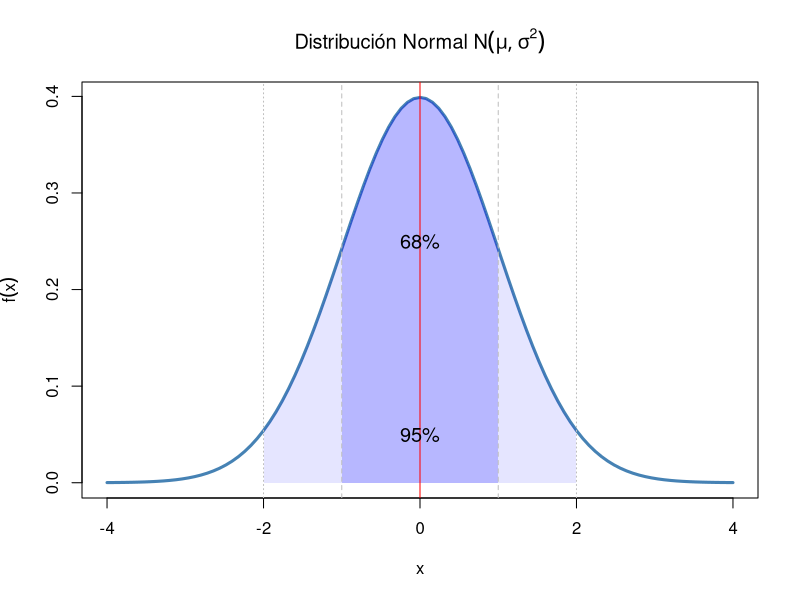
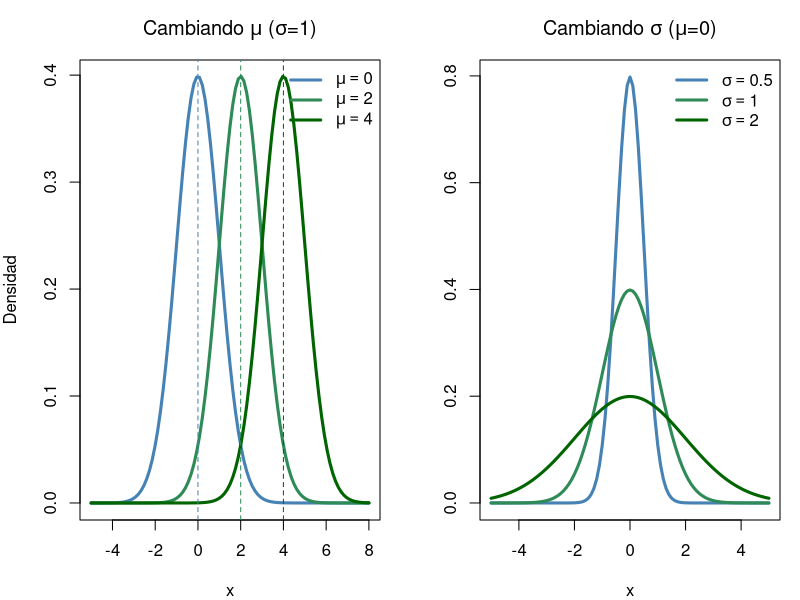
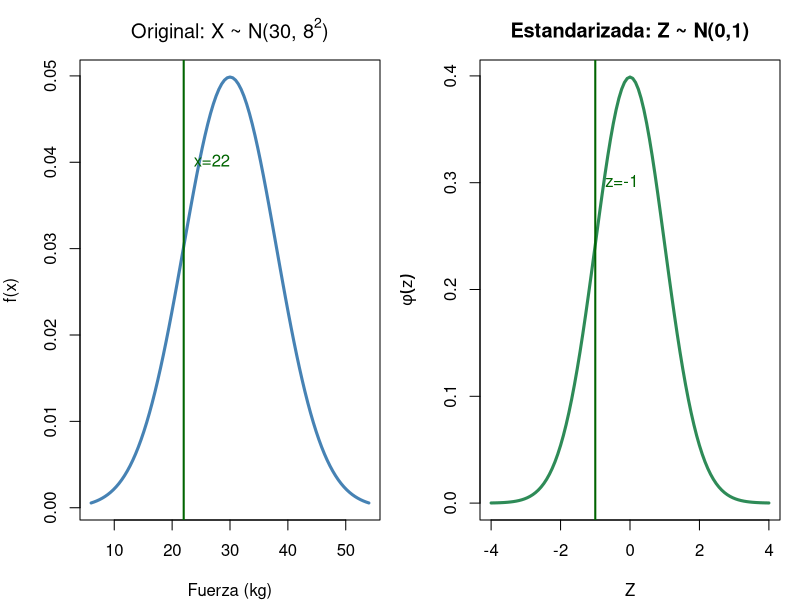
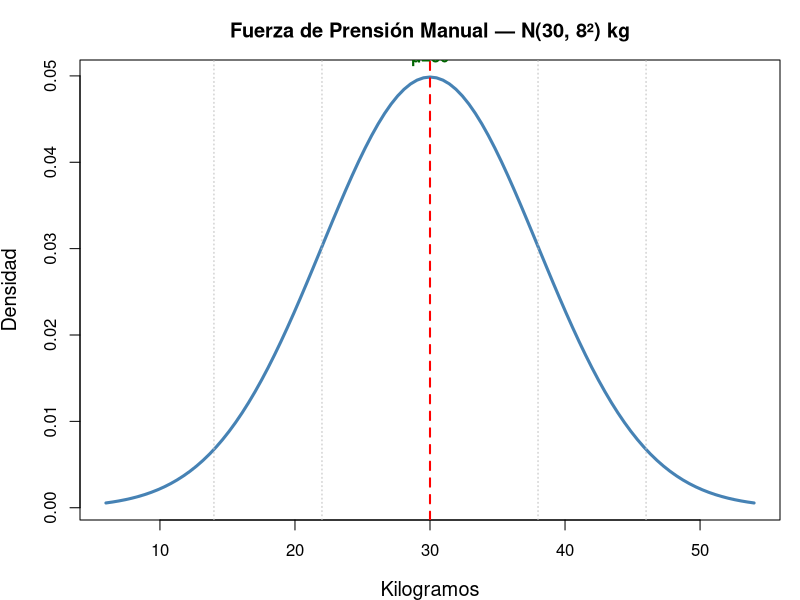
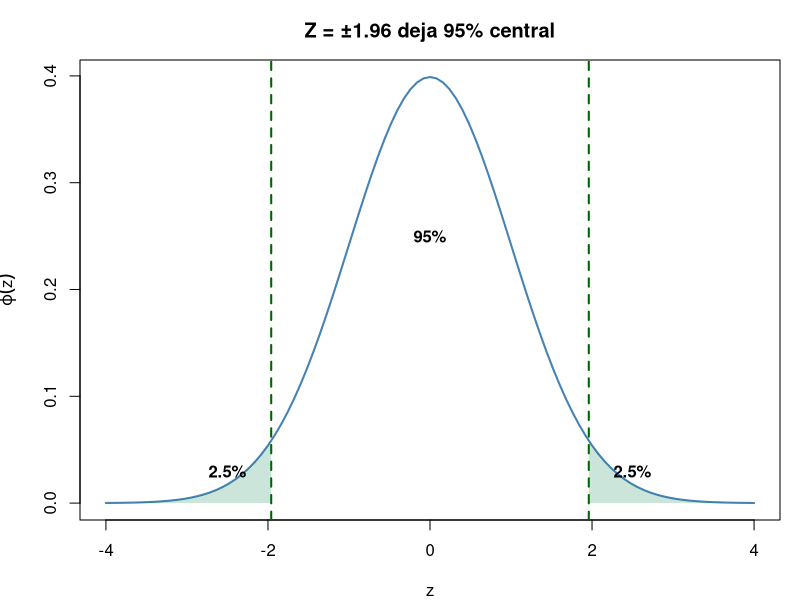
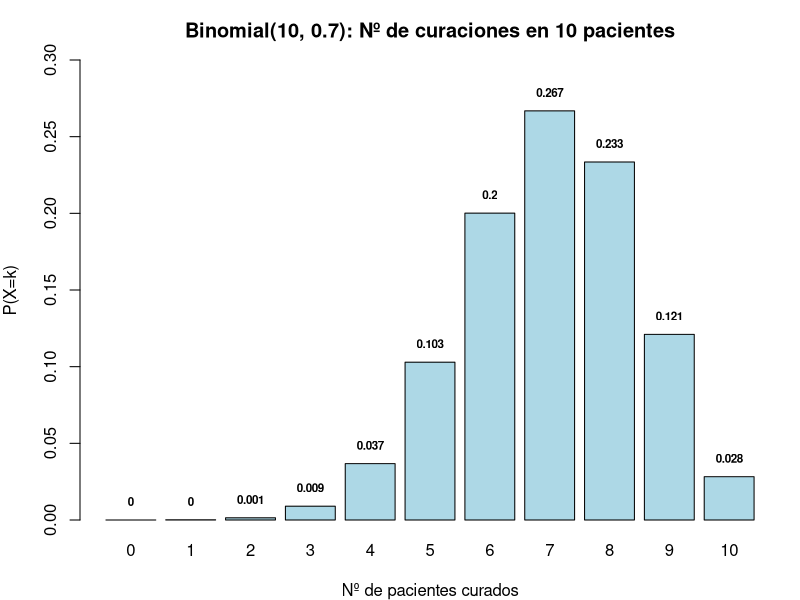
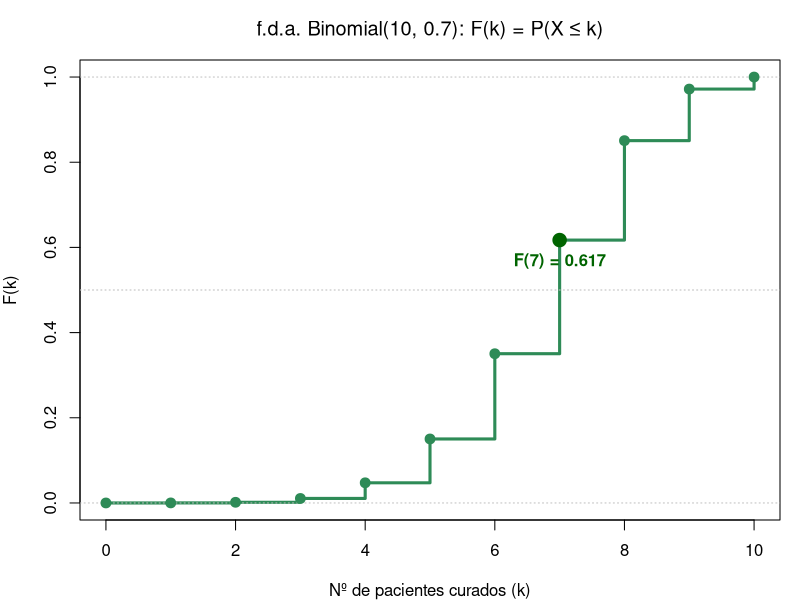
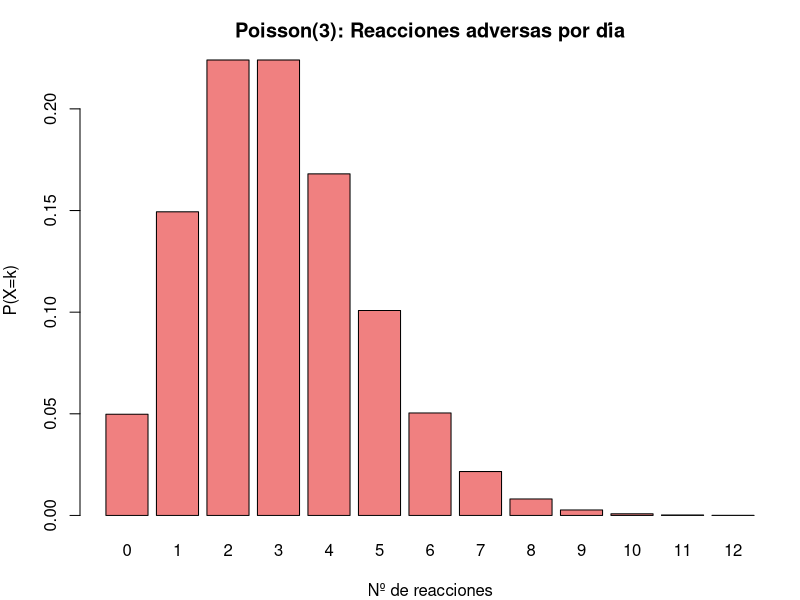

These charts were generated, in order, by the following R code:
## ---- chunk 1
n<-10; p<-0.5; k<-3
# Estas dos expresiones son EXACTAMENTE IGUALES:
pbinom(k, n, p, lower.tail=FALSE)  # P(X > 3)
1 - pbinom(k, n, p)                # 1 - P(X ≤ 3)
## ---- chunk 2
# P(X > 1.96) es IDÉNTICO a:
pnorm(1.96, lower.tail=FALSE)
1 - pnorm(1.96)
## ---- chunk 3
# ¡CUIDADO! P(X > 3) ≠ P(X ≥ 3)
pbinom(3, 10, 0.5, lower.tail=FALSE)  # P(X > 3) = P(X ≥ 4)
1 - pbinom(4-1, 10, 0.5)              # P(X ≥ 4) = 1 - P(X ≤ 3)
## ---- chunk 4
#| fig-height: 5
curve(dnorm(x, 0, 1), -4, 4, lwd=3, col="steelblue",
      main=expression(paste("Distribución Normal ", N(mu, sigma^2))),
      xlab="x", ylab=expression(f(x)))
# μ ± σ (68%)
x1<-seq(-1,1,0.01); polygon(c(x1,rev(x1)),c(dnorm(x1),rep(0,length(x1))),col=rgb(0,0,1,0.2),border=NA)
# μ ± 2σ (95%)
x2<-seq(-2,2,0.01); polygon(c(x2,rev(x2)),c(dnorm(x2),rep(0,length(x2))),col=rgb(0,0,1,0.1),border=NA)
abline(v=c(-2,-1,0,1,2), lty=c(3,2,1,2,3), col=c("grey","grey","red","grey","grey"))
text(0, 0.25, "68%", cex=1.2); text(0, 0.05, "95%", cex=1.2)
## ---- chunk 5
#| fig-height: 5
par(mfrow=c(1,2), mar=c(4,4,3,1))
# Cambiar μ
curve(dnorm(x, 0, 1), -5, 8, lwd=3, col="steelblue", ylab="Densidad",
      main=expression(paste("Cambiando ", mu, " (", sigma, "=1)")), xlab="x")
curve(dnorm(x, 2, 1), -5, 8, lwd=3, col="seagreen", add=TRUE)
curve(dnorm(x, 4, 1), -5, 8, lwd=3, col="darkgreen", add=TRUE)
abline(v=c(0,2,4), lty=2, col=c("steelblue","seagreen","darkgreen"))
legend("topright", c(expression(mu==0),expression(mu==2),expression(mu==4)),
       col=c("steelblue","seagreen","darkgreen"), lwd=3, bty="n")
# Cambiar σ
curve(dnorm(x, 0, 0.5), -5, 5, lwd=3, col="steelblue", ylab="",
      main=expression(paste("Cambiando ", sigma, " (", mu, "=0)")), xlab="x")
curve(dnorm(x, 0, 1), -5, 5, lwd=3, col="seagreen", add=TRUE)
curve(dnorm(x, 0, 2), -5, 5, lwd=3, col="darkgreen", add=TRUE)
legend("topright", c(expression(sigma==0.5),expression(sigma==1),expression(sigma==2)),
       col=c("steelblue","seagreen","darkgreen"), lwd=3, bty="n")
par(mfrow=c(1,1))
## ---- chunk 6
cat("Paciente D: z =", round((150-120)/15,1),
    "→ P(Z > 2) =", round(pnorm(2, lower.tail=FALSE),4),
    "\nPaciente E: z =", round((90-120)/15,1),
    "→ P(Z < -2) =", round(pnorm(-2),4))
## ---- chunk 7
glucemias <- c(90, 100, 120, 140)
z_gluc <- (glucemias - 100) / 10
cat("Z-scores glucemia:", round(z_gluc, 2),
    "\nP(Z > 4) =", round(pnorm(4, lower.tail=FALSE), 6))
## ---- chunk 8
#| fig-height: 5
mu <- 30; sigma <- 8; x_obs <- 22
z_obs <- (x_obs - mu) / sigma

par(mfrow=c(1,2), mar=c(4,4,3,1))
# Escala original X ~ N(30, 8²)
curve(dnorm(x, mu, sigma), mu-24, mu+24, lwd=3, col="steelblue",
      main=expression(paste("Original: X ~ N(30, ", 8^2, ")")),
      xlab="Fuerza (kg)", ylab="f(x)")
abline(v=x_obs, col="darkgreen", lwd=2); text(x_obs, 0.04, "x=22", col="darkgreen", pos=4)

# Escala estandarizada Z ~ N(0,1)
curve(dnorm(x), -4, 4, lwd=3, col="seagreen",
      main="Estandarizada: Z ~ N(0,1)",
      xlab="Z", ylab=expression(phi(z)))
abline(v=z_obs, col="darkgreen", lwd=2); text(z_obs, 0.3, paste0("z=",z_obs), col="darkgreen", pos=4)
par(mfrow=c(1,1))

cat("X =", x_obs, "kg → Z =", round(z_obs,2),
    " P(X <", x_obs,") = P(Z <", round(z_obs,2),") =",
    round(pnorm(x_obs, mu, sigma), 4))
## ---- chunk 9
#| fig-height: 5
mu <- 30; sigma <- 8
curve(dnorm(x, mu, sigma), mu-24, mu+24, col="steelblue", lwd=3,
      main="Fuerza de Prensión Manual — N(30, 8²) kg",
      xlab="Kilogramos", ylab="Densidad", cex.lab=1.2)
abline(v=c(mu-2*sigma, mu-sigma, mu, mu+sigma, mu+2*sigma),
       lty=c(3,3,2,3,3), lwd=c(1,1,2,1,1), col=c("grey","grey","red","grey","grey"))
text(mu, 0.052, "μ=30", col="darkgreen", font=2)
## ---- chunk 10
cat("P(X<22) =", round(pnorm(22, mu, sigma),3),
    "\nP(22<X<38) =", round(pnorm(38,mu,sigma)-pnorm(22,mu,sigma),3))
## ---- chunk 11
#| fig-height: 5
curve(dnorm(x), -4, 4, col="steelblue", lwd=2,
      main="Z = ±1.96 deja 95% central",
      xlab="z", ylab=expression(varphi(z)))
abline(v=c(-1.96, 1.96), col="darkgreen", lty=2, lwd=2)
xr <- seq(1.96, 4, 0.01); yr <- dnorm(xr)
polygon(c(xr, rev(xr)), c(yr, rep(0,length(yr))), col=rgb(0,0.5,0.3,0.2), border=NA)
xl <- seq(-4, -1.96, 0.01); yl <- dnorm(xl)
polygon(c(xl, rev(xl)), c(yl, rep(0,length(yl))), col=rgb(0,0.5,0.3,0.2), border=NA)
text(c(-2.5, 0, 2.5), c(0.03, 0.25, 0.03), c("2.5%","95%","2.5%"), font=2)
## ---- chunk 12
cat("Z para IC 95%:", round(qnorm(0.975), 3),
    "\nZ para IC 99%:", round(qnorm(0.995), 3))
## ---- chunk 13
#| fig-height: 5
n <- 10; p <- 0.7; k <- 0:n
bp <- barplot(dbinom(k, n, p), names.arg=k, col="lightblue",
        main="Binomial(10, 0.7): Nº de curaciones en 10 pacientes",
        xlab="Nº de pacientes curados", ylab="P(X=k)", ylim=c(0,0.3))
text(bp, dbinom(k,n,p)+0.012, round(dbinom(k,n,p),3), cex=0.7, font=2)
## ---- chunk 14
cat("Manual:", round(120*0.7^7*0.3^3,3),
    "\ndbinom:", round(dbinom(7,10,0.7),3))
## ---- chunk 15
#| fig-height: 5
n <- 10; p <- 0.7; k <- 0:n
Fx <- pbinom(k, n, p)
plot(k, Fx, type="s", lwd=3, col="seagreen",
     main=expression(paste("f.d.a. Binomial(10, 0.7): F(k) = P(X ≤ k)")),
     xlab="Nº de pacientes curados (k)", ylab="F(k)", ylim=c(0,1))
abline(h=c(0,0.5,1), lty=3, col="grey"); points(k, Fx, pch=19, col="seagreen", cex=1.3)
# Marcar F(7)
points(7, Fx[8], pch=19, col="darkgreen", cex=1.8)
text(7, Fx[8]-0.05, paste0("F(7) = ", round(Fx[8],3)), col="darkgreen", font=2)
## ---- chunk 16
n <- 10; p <- 0.7
cat("P(X ≤ 7) =", round(pbinom(7,n,p), 4),
    "\nP(X < 7)  = P(X ≤ 6) =", round(pbinom(6,n,p), 4), "  ← ¡diferente!",
    "\nP(X ≥ 7)  =", round(1-pbinom(6,n,p), 4),
    "\nP(X > 7)  =", round(1-pbinom(7,n,p), 4))
## ---- chunk 17
#| fig-height: 5
lambda <- 3; k <- 0:12
bp <- barplot(dpois(k, lambda), names.arg=k, col="lightcoral",
        main="Poisson(3): Reacciones adversas por día",
        xlab="Nº de reacciones", ylab="P(X=k)")
## ---- chunk 18
cat("Manual:", round(3^5*exp(-3)/factorial(5),3),
    "\ndpois:", round(dpois(5, lambda),3),
    "\nP(X≤2) =", round(ppois(2, lambda),3))
## ---- chunk 19
#| fig-height: 5
lambda <- 3; k <- 0:12
Fx <- ppois(k, lambda)
plot(k, Fx, type="s", lwd=3, col="seagreen",
     main=expression(paste("f.d.a. Poisson(λ=3): F(k) = P(X ≤ k)")),
     xlab="Nº de reacciones adversas (k)", ylab="F(k)", ylim=c(0,1))
abline(h=c(0,0.5,1), lty=3, col="grey"); points(k, Fx, pch=19, col="seagreen", cex=1.3)
# Marcar F(2) y F(5)
points(c(2,5), Fx[c(3,6)], pch=19, col=c("darkred","darkblue"), cex=1.8)
text(3, Fx[3]+0.05, paste0("F(2) = ", round(Fx[3],3)), col="darkgreen", font=2)
text(6, Fx[6]+0.05, paste0("F(5) = ", round(Fx[6],3)), col="darkblue", font=2)
## ---- chunk 20
cat("F(2) =", round(ppois(2,3),3), "| F(5) =", round(ppois(5,3),3),
    "| P(2<X≤5) =", round(ppois(5,3)-ppois(2,3),3))
## ---- chunk 21
#| fig-height: 5
curve(dnorm(x), -4, 4, lwd=3, col="steelblue", ylab="Densidad",
      main="Normal vs t-Student (simétrica, colas pesadas)")
curve(dt(x, 3), -4, 4, lwd=3, col="seagreen", add=TRUE)
curve(dt(x, 10), -4, 4, lwd=3, col="darkgreen", add=TRUE)
legend("topright", c("N(0,1)","t(3)","t(10)"), col=c("steelblue","seagreen","darkgreen"), lwd=3, bty="n")
## ---- chunk 22
#| fig-height: 5
curve(dchisq(x, 1), 0, 15, lwd=3, col="seagreen", ylab="Densidad",
      main=expression(paste(chi^2, " — Asimétrica, solo valores ≥ 0")))
curve(dchisq(x, 3), 0, 15, lwd=3, col="darkgreen", add=TRUE)
curve(dchisq(x, 6), 0, 15, lwd=3, col="steelblue", add=TRUE)
legend("topright", c(expression(chi[1]^2),expression(chi[3]^2),expression(chi[6]^2)),
       col=c("seagreen","darkgreen","steelblue"), lwd=3, bty="n")
## ---- chunk 23
#| fig-height: 5
curve(df(x, 5, 5), 0, 5, lwd=3, col="steelblue", ylab="Densidad",
      main="Distribución F — Asimétrica, dos parámetros")
curve(df(x, 10, 5), 0, 5, lwd=3, col="seagreen", add=TRUE)
curve(df(x, 5, 20), 0, 5, lwd=3, col="darkgreen", add=TRUE)
legend("topright", c("F(5,5)","F(10,5)","F(5,20)"), col=c("steelblue","seagreen","darkgreen"), lwd=3, bty="n")
## ---- chunk 24
# P-valor para χ² (siempre cola derecha)
chi_obs <- 13.87; gl <- 6
p_chi <- pchisq(chi_obs, gl, lower.tail=FALSE)
cat("χ² =", chi_obs, "gl =", gl, "→ P =", round(p_chi, 4))

# P-valor para F (cola derecha si F > 1)
F_obs <- 3.5; gl1 <- 5; gl2 <- 20
p_F <- pf(F_obs, gl1, gl2, lower.tail=FALSE)
cat("\nF =", F_obs, "gl =", gl1, ",", gl2, "→ P =", round(p_F, 4))
## ---- chunk 25
#| fig-height: 5
par(mfrow=c(1,3), mar=c(4,4,3,1))
curve(dnorm(x), -4,4, col="steelblue", lwd=2, main="N(0,1)", xlab="x")
barplot(dbinom(0:10,10,0.5), names=0:10, col="seagreen",
        main="Bin(10,0.5)", xlab="x", ylab="P(X=x)")
barplot(dpois(0:10,3), names=0:10, col="seagreen",
        main="Pois(λ=3)", xlab="x", ylab="P(X=x)")
par(mfrow=c(1,1))
## ---- chunk 26
#| fig-height: 5.5
par(mfrow=c(2,2), mar=c(4,4,3,1))

# Caso 1: NO se cumple (n=10, p=0.1 → np=1 < 5)
n<-10; p<-0.1; x<-0:n
barplot(dbinom(x,n,p), names=x, col="seagreen", main=paste0("NO aprox: n=",n,", p=",p," (np=",n*p,"<5)"))

# Caso 2: NO se cumple (n=10, p=0.9 → n(1-p)=1 < 5)
p<-0.9
barplot(dbinom(x,n,p), names=x, col="seagreen", main=paste0("NO aprox: n=",n,", p=",p," (n(1-p)=",n*(1-p),"<5)"))

# Caso 3: SÍ se cumple (n=50, p=0.3 → np=15, n(1-p)=35≥5)
n<-50; p<-0.3; x<-0:n
bp <- barplot(dbinom(x,n,p), names=ifelse(x%%5==0,x,""), col="lightblue",
        main=paste0("SÍ aprox: n=",n,", p=",p," (np=",n*p,"≥5, n(1-p)=",n*(1-p),"≥5)"))
curve(dnorm(x,n*p,sqrt(n*p*(1-p)))*1, add=T, col="darkgreen", lwd=2, n=200)

# Caso 4: SÍ se cumple (n=100, p=0.5 → ambos ≥5)
n<-100; p<-0.5; x<-0:n
bp <- barplot(dbinom(x,n,p), names=ifelse(x%%25==0,x,""), col="lightblue",
        main=paste0("SÍ aprox: n=",n,", p=",p," → forma campana perfecta"))
curve(dnorm(x,n*p,sqrt(n*p*(1-p)))*1, add=T, col="darkgreen", lwd=2, n=200)

par(mfrow=c(1,1))
## ---- chunk 27
n<-20; p<-0.4; k<-10
exacto <- pbinom(k, n, p)
sin_corr <- pnorm(k, n*p, sqrt(n*p*(1-p)))
con_corr <- pnorm(k+0.5, n*p, sqrt(n*p*(1-p)))
cat("Exacto (Binomial):     ", round(exacto, 4),
    "\nNormal sin corrección: ", round(sin_corr, 4),
    "\nNormal con corrección:  ", round(con_corr, 4))
## ---- chunk 28
#| fig-height: 5
par(mfrow=c(2,2), mar=c(4,4,3,1))

# Caso 1: λ=2 → NO se cumple (muy asimétrica)
lambda<-2; x<-0:(lambda*3)
barplot(dpois(x,lambda), names=x, col="seagreen",
        main=paste0("NO aprox: λ=",lambda," < 10 (asimétrica)"))

# Caso 2: λ=5 → NO se cumple (todavía asimétrica)
lambda<-5; x<-0:(lambda*3)
barplot(dpois(x,lambda), names=x, col="mediumseagreen",
        main=paste0("NO aprox: λ=",lambda," < 10"))

# Caso 3: λ=10 → SÍ se cumple (empieza a ser simétrica)
lambda<-10; x<-0:(lambda*2)
bp <- barplot(dpois(x,lambda), names=ifelse(x%%5==0,x,""), col="lightblue",
        main=paste0("SÍ aprox: λ=",lambda," ≥ 10"))
curve(dnorm(x,lambda,sqrt(lambda))*1, add=T, col="darkgreen", lwd=2, n=200)

# Caso 4: λ=25 → SÍ se cumple (claramente acampanada)
lambda<-25; x<-0:(lambda*2)
bp <- barplot(dpois(x,lambda), names=ifelse(x%%10==0,x,""), col="lightblue",
        main=paste0("SÍ aprox: λ=",lambda," → forma campana clara"))
curve(dnorm(x,lambda,sqrt(lambda))*1, add=T, col="darkgreen", lwd=2, n=200)

par(mfrow=c(1,1))
## ---- chunk 29
lambda<-10; k<-7
exacto <- ppois(k, lambda)
con_corr <- pnorm(k+0.5, lambda, sqrt(lambda))
cat("Exacto (Poisson):       ", round(exacto, 4),
    "\nNormal con corrección:  ", round(con_corr, 4))
